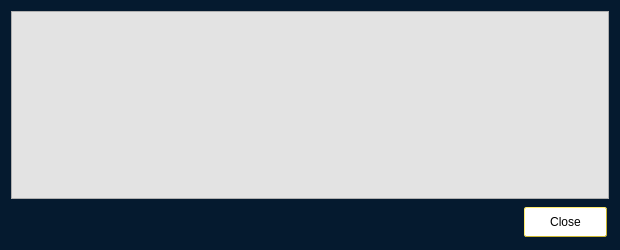
<?xml version="1.0" encoding="UTF-8"?>
<ui version="4.0">
 <class>TransactionDescDialog</class>
 <widget class="QDialog" name="TransactionDescDialog">
  <property name="geometry">
   <rect>
    <x>0</x>
    <y>0</y>
    <width>620</width>
    <height>250</height>
   </rect>
  </property>
  <property name="windowTitle">
   <string>Transaction details</string>
  </property>
  <property name="styleSheet">
   <string notr="true">background-color: rgb(5, 26, 47);
color: black;</string>
  </property>
  <layout class="QVBoxLayout" name="verticalLayout">
   <item>
    <widget class="QTextEdit" name="detailText">
     <property name="toolTip">
      <string>This pane shows a detailed description of the transaction</string>
     </property>
     <property name="styleSheet">
      <string notr="true">background-color: rgb(227, 227, 227);
color:black</string>
     </property>
     <property name="readOnly">
      <bool>true</bool>
     </property>
    </widget>
   </item>
   <item>
    <widget class="QDialogButtonBox" name="buttonBox">
     <property name="styleSheet">
      <string notr="true">QPushButton { /* Global Button Style */
	background-color: white;
	border-width: 1px;
	border-style: outset;
	border-color: #cbb62f;
	border-radius: 2px;
	color:#000000;
	font-size:12px;
	font-weight:;
	padding-left:25px;
	padding-right:25px;
	padding-top:1px;
	padding-bottom:1px;
	height: 26px;
	margin: 2px;
}
QPushButton:hover {
		background-color: rgb(85, 170, 127);
}

QPushButton:pressed {
	background-color: rgb(170, 255, 255);
	border:1px solid #000000;
}</string>
     </property>
     <property name="orientation">
      <enum>Qt::Horizontal</enum>
     </property>
     <property name="standardButtons">
      <set>QDialogButtonBox::Close</set>
     </property>
    </widget>
   </item>
  </layout>
 </widget>
 <resources/>
 <connections>
  <connection>
   <sender>buttonBox</sender>
   <signal>accepted()</signal>
   <receiver>TransactionDescDialog</receiver>
   <slot>accept()</slot>
   <hints>
    <hint type="sourcelabel">
     <x>20</x>
     <y>20</y>
    </hint>
    <hint type="destinationlabel">
     <x>20</x>
     <y>20</y>
    </hint>
   </hints>
  </connection>
  <connection>
   <sender>buttonBox</sender>
   <signal>rejected()</signal>
   <receiver>TransactionDescDialog</receiver>
   <slot>reject()</slot>
   <hints>
    <hint type="sourcelabel">
     <x>20</x>
     <y>20</y>
    </hint>
    <hint type="destinationlabel">
     <x>20</x>
     <y>20</y>
    </hint>
   </hints>
  </connection>
 </connections>
</ui>
